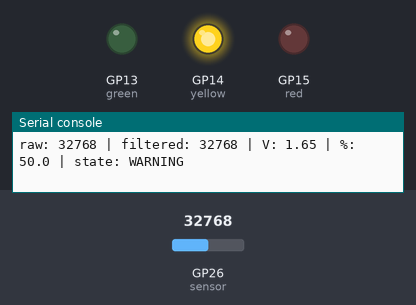
Bench run of a program on a simulated Raspberry Pi Pico running MicroPython. Parts: output pins drawn as LEDs (lit = HIGH), the last lines printed to the serial console. The inputs (shaded band) are chosen by the test bench; at power-on: GP26 (sensor) = 32768 (analog values on the 0–65535 scale).

Above: at 1.2 s.
1.3 s: GP26 (sensor) set to 32320
At 2.0 s:
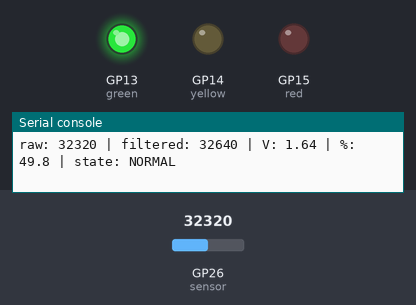
3.0 s: GP26 (sensor) set to 57670
At 5.7 s:
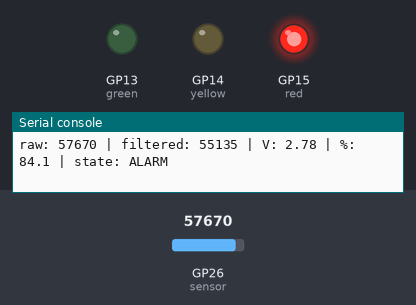
6.0 s: GP26 (sensor) set to 49616
9.0 s: GP26 (sensor) set to 48304
At 10.5 s:
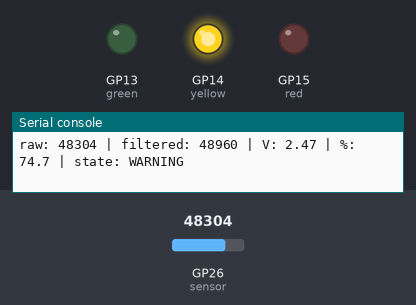
11.4 s: GP26 (sensor) set to 32767
At 15.1 s:
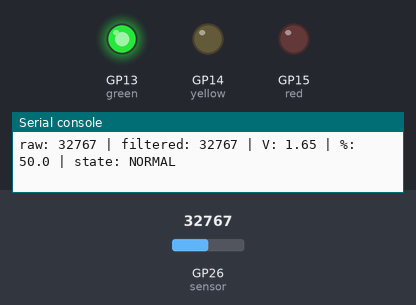
Timing chart, 0 to 15.4 s (numbered marks = the images above; inputs shaded):
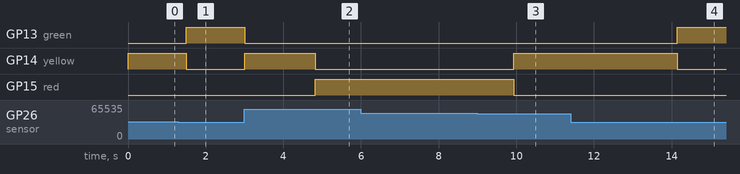

The program:

main.py
```python
# Sesion 07 - DO 03 / Tarea
# Smart Analog Monitor - STARTER

from machine import Pin, ADC
from time import sleep_ms

sensor = ADC(Pin(26))
green = Pin(13, Pin.OUT)
yellow = Pin(14, Pin.OUT)
red = Pin(15, Pin.OUT)

VREF = 3.3
WARNING = 50
ALARM = 75
WINDOW_SIZE = 10
window = []

def read_raw():
    return sensor.read_u16()

def to_voltage(raw):
    # Convertir raw 65535 a voltaje 0-3.3V
    return raw * VREF / 65535

def to_percent(raw):
    # Convertir raw  a porcentaje
    return raw * 100 / 65535

def filter_average(raw):
    # Agregar raw a la ventana y regresar promedio
    window.append(raw)
    if len(window) > WINDOW_SIZE:
        window.pop(0)
    return sum(window) / len(window)

def classify(percent):
    # Regresar NORMAL, WARNING o ALARM
    if percent >= ALARM:
        return "ALARM"
    elif percent >= WARNING:
        return "WARNING"
    else:
        return "NORMAL"

def update_outputs(state):
    # Encender solo el LED que corresponde evaluando booleanos
    green.value(state == "NORMAL")
    yellow.value(state == "WARNING")
    red.value(state == "ALARM")

def print_status(raw, filtered, voltage, percent, state):
    print("raw:", raw, "| filtered:", int(filtered), "| V:", round(voltage, 2), "| %:", round(percent, 1), "| state:", state)

print("CHALLENGE 07 - Smart Analog Monitor")

while True:
    raw = read_raw()
    filtered = filter_average(raw)
    voltage = to_voltage(filtered)
    percent = to_percent(filtered)
    state = classify(percent)
    update_outputs(state)
    print_status(raw, filtered, voltage, percent, state)
    sleep_ms(300)
```

Measured:
- the behaviour switches between 32768 and 32752 on GP26 (sensor) (found by bisection; images 0 and 1)
- the behaviour switches between 49152 and 49136 on GP26 (sensor) (found by bisection; images 2 and 3)
- after the input at 1.3 s, GP13 (green): LOW → HIGH after 0.21 s; GP14 (yellow): HIGH → LOW after 0.21 s
- after the input at 3.0 s, GP13 (green): HIGH → LOW at once; GP14 (yellow): LOW → HIGH at once, → LOW 1.8 s later; GP15 (red): LOW → HIGH after 1.8 s
- after the input at 9.0 s, GP14 (yellow): LOW → HIGH after 0.93 s; GP15 (red): HIGH → LOW after 0.93 s
- after the input at 11.4 s, GP13 (green): LOW → HIGH after 2.7 s; GP14 (yellow): HIGH → LOW after 2.7 s
